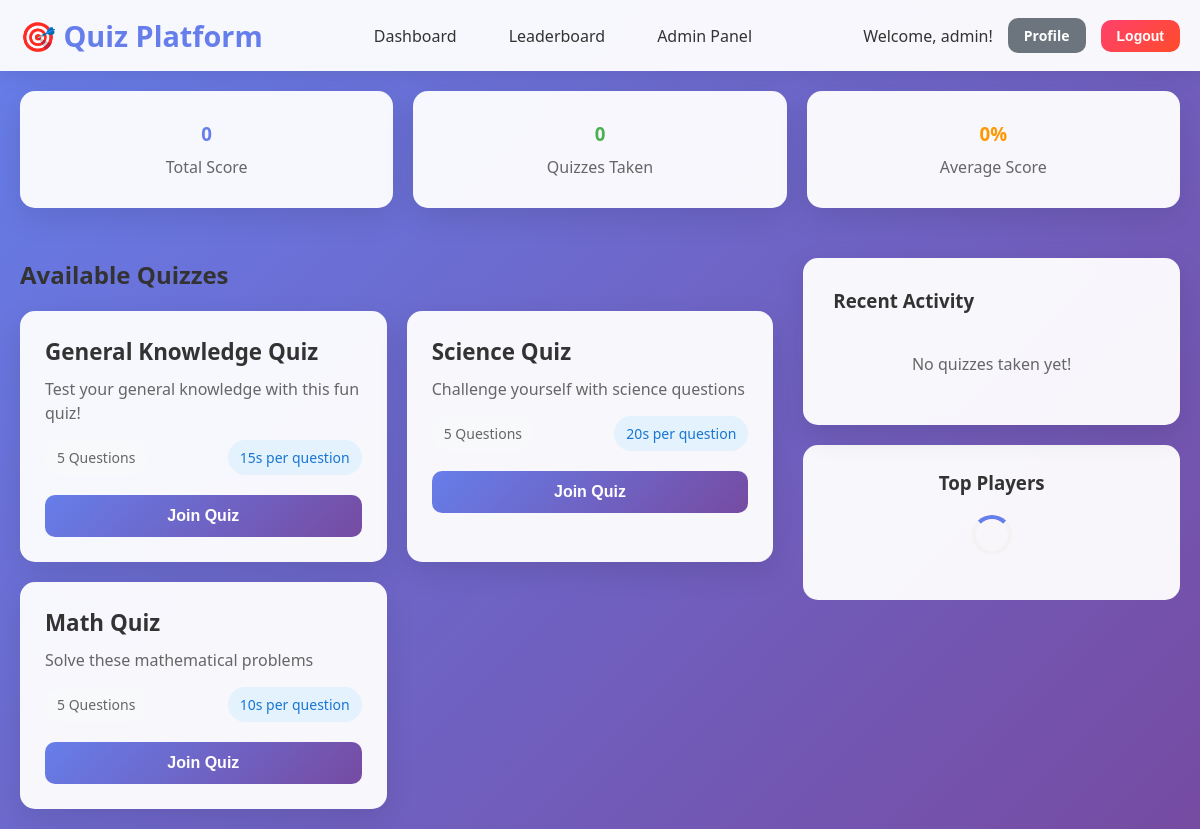
/dashboard.php (signed in), run on the app's committed database.
### tables this page shows
CREATE TABLE quizzes (
    id INT AUTO_INCREMENT PRIMARY KEY,
    title VARCHAR(200) NOT NULL,
    description TEXT,
    total_questions INT NOT NULL,
    time_per_question INT DEFAULT 15,
    is_active BOOLEAN DEFAULT TRUE,
    created_at TIMESTAMP DEFAULT CURRENT_TIMESTAMP
);

### config.php (called while the page is built, shortened)
<?php
function isAdmin() {
    return isset($_SESSION['role']) && $_SESSION['role'] === 'admin';
}
?>

### dashboard.php (the view, shortened to what this page needs)
<?php
require_once 'config.php';
try {
    $stmt = $pdo->prepare("SELECT COUNT(*) as total_quizzes FROM results WHERE user_id = ?");
    $stmt->execute([$_SESSION['user_id']]);
    $total_quizzes = $stmt->fetch()['total_quizzes'];
    $stmt = $pdo->prepare("SELECT AVG(score) as avg_score FROM results WHERE user_id = ?");
    $stmt->execute([$_SESSION['user_id']]);
    $avg_score = round($stmt->fetch()['avg_score'] ?? 0, 1);
    $stmt = $pdo->prepare("SELECT SUM(score) as total_score FROM results WHERE user_id = ?");
    $stmt->execute([$_SESSION['user_id']]);
    $total_score = $stmt->fetch()['total_score'] ?? 0;
    $stmt = $pdo->prepare("
        SELECT r.*, q.title as quiz_title
        FROM results r
        JOIN quizzes q ON r.quiz_id = q.id
        WHERE r.user_id = ?
        ORDER BY r.completed_at DESC
        LIMIT 5
    ");
    $stmt->execute([$_SESSION['user_id']]);
    $recent_results = $stmt->fetchAll();
} catch (PDOException $e) {
    $total_quizzes = 0;
    $avg_score = 0;
    $total_score = 0;
    $recent_results = [];
}
try {
    $stmt = $pdo->prepare("SELECT * FROM quizzes WHERE is_active = 1 ORDER BY created_at DESC");
    $stmt->execute();
    $quizzes = $stmt->fetchAll();
} catch (PDOException $e) {
    $quizzes = [];
}
?>
<!DOCTYPE html>
<html lang="en">
<head>
    <link rel="stylesheet" href="styles.css">
</head>
<body>
    <header class="header">
        <div class="header-content">
            <a href="dashboard.php" class="logo">🎯 Quiz Platform</a>
            <nav class="nav">
                <a href="dashboard.php">Dashboard</a>
                <a href="leaderboard.php">Leaderboard</a>
                <?php if (isAdmin()): ?>
                    <a href="admin.php">Admin Panel</a>
                <?php endif; ?>
            </nav>
            <div class="user-info">
                <span>Welcome, <?php echo htmlspecialchars($_SESSION['username']); ?>!</span>
                <a href="profile.php" class="btn btn-sm btn-secondary">Profile</a>
                <button onclick="logout()" class="btn btn-sm btn-danger">Logout</button>
            </div>
        </div>
    </header>
    <div class="container">
        <div style="display: grid; grid-template-columns: repeat(auto-fit, minmax(200px, 1fr)); gap: 20px; margin-bottom: 30px;">
            <div class="card" style="text-align: center;">
                <h3 style="color: #667eea; margin-bottom: 10px;"><?php echo $total_score; ?></h3>
                <p style="color: #666;">Total Score</p>
            </div>
            <div class="card" style="text-align: center;">
                <h3 style="color: #4caf50; margin-bottom: 10px;"><?php echo $total_quizzes; ?></h3>
                <p style="color: #666;">Quizzes Taken</p>
            </div>
            <div class="card" style="text-align: center;">
                <h3 style="color: #ff9800; margin-bottom: 10px;"><?php echo $avg_score; ?>%</h3>
                <p style="color: #666;">Average Score</p>
            </div>
        </div>
        <div style="display: grid; grid-template-columns: 2fr 1fr; gap: 30px;">
            <div>
                <h2 style="margin-bottom: 20px; color: #333;">Available Quizzes</h2>
                <div class="quiz-grid">
                    <?php foreach ($quizzes as $quiz): ?>
                        <div class="quiz-card" data-quiz-id="<?php echo $quiz['id']; ?>">
                            <div class="quiz-title"><?php echo htmlspecialchars($quiz['title']); ?></div>
                            <div class="quiz-description"><?php echo htmlspecialchars($quiz['description']); ?></div>
                            <div class="quiz-meta">
                                <div class="quiz-questions"><?php echo $quiz['total_questions']; ?> Questions</div>
                                <div class="quiz-time"><?php echo $quiz['time_per_question']; ?>s per question</div>
                            </div>
                            <button class="btn btn-primary" style="width: 100%;">Join Quiz</button>
                        </div>
                    <?php endforeach; ?>
                </div>
            </div>
            <div>
                <div class="card">
                    <h3 style="margin-bottom: 20px; color: #333;">Recent Activity</h3>
                    <?php if (empty($recent_results)): ?>
                        <p style="color: #666; text-align: center; padding: 20px;">No quizzes taken yet!</p>
                    <?php endif; ?>
                </div>
                <div class="leaderboard">
                    <h3 style="margin-bottom: 20px; color: #333;">Top Players</h3>
                    <div id="leaderboard">
                        <div class="spinner"></div>
                    </div>
                </div>
            </div>
        </div>
    </div>
</body>
</html>

### styles.css (style rules this page uses)
* { margin: 0; padding: 0; box-sizing: border-box; }
body { font-family: 'Segoe UI', Tahoma, Geneva, Verdana, sans-serif; background: linear-gradient(135deg, #667eea 0%, #764ba2 100%); min-height: 100vh; color: #333; }
.container { max-width: 1200px; margin: 0 auto; padding: 20px; }
.header { background: rgba(255, 255, 255, 0.95); backdrop-filter: blur(10px); padding: 1rem 0; box-shadow: 0 2px 20px rgba(0, 0, 0, 0.1); position: sticky; top: 0; z-index: 100; }
.header-content { display: flex; justify-content: space-between; align-items: center; max-width: 1200px; margin: 0 auto; padding: 0 20px; }
.logo { font-size: 1.8rem; font-weight: bold; color: #667eea; text-decoration: none; }
.nav { display: flex; gap: 20px; align-items: center; }
.nav a { text-decoration: none; color: #333; padding: 8px 16px; border-radius: 20px; transition: all 0.3s ease; }
.user-info { display: flex; align-items: center; gap: 15px; }
.card { background: rgba(255, 255, 255, 0.95); backdrop-filter: blur(10px); border-radius: 15px; padding: 30px; box-shadow: 0 10px 30px rgba(0, 0, 0, 0.1); margin-bottom: 20px; transition: transform 0.3s ease; }
.btn { padding: 12px 24px; border: none; border-radius: 10px; font-size: 16px; font-weight: 600; cursor: pointer; transition: all 0.3s ease; text-decoration: none; display: inline-block; text-align: center; }
.btn-primary { background: linear-gradient(135deg, #667eea 0%, #764ba2 100%); color: white; }
.btn-danger { background: linear-gradient(135deg, #ff416c 0%, #ff4b2b 100%); color: white; }
.btn-secondary { background: #6c757d; color: white; }
.btn-sm { padding: 8px 16px; font-size: 14px; }
.quiz-grid { display: grid; grid-template-columns: repeat(auto-fit, minmax(300px, 1fr)); gap: 20px; margin-top: 20px; }
.quiz-card { background: rgba(255, 255, 255, 0.95); border-radius: 15px; padding: 25px; box-shadow: 0 10px 30px rgba(0, 0, 0, 0.1); transition: all 0.3s ease; cursor: pointer; }
.quiz-title { font-size: 1.4rem; font-weight: bold; color: #333; margin-bottom: 10px; }
.quiz-description { color: #666; margin-bottom: 15px; line-height: 1.5; }
.quiz-meta { display: flex; justify-content: space-between; align-items: center; margin-bottom: 20px; }
.quiz-questions { background: #f8f9fa; padding: 8px 12px; border-radius: 20px; font-size: 14px; color: #666; }
.quiz-time { background: #e3f2fd; padding: 8px 12px; border-radius: 20px; font-size: 14px; color: #1976d2; }
.leaderboard { background: rgba(255, 255, 255, 0.95); border-radius: 15px; padding: 25px; margin-bottom: 20px; }
.leaderboard h3 { margin-bottom: 20px; color: #333; text-align: center; }
.spinner { border: 4px solid #f3f3f3; border-top: 4px solid #667eea; border-radius: 50%; width: 40px; height: 40px; animation: spin 1s linear infinite; margin: 20px auto; }

### data on the page
quizzes: title "General Knowledge Quiz", description "Test your general knowledge with this fun quiz!", total_questions "5", time_per_question "15"
quizzes: title "Science Quiz", description "Challenge yourself with science questions", total_questions "5", time_per_question "20"
quizzes: title "Math Quiz", description "Solve these mathematical problems", total_questions "5", time_per_question "10"

### other printed values
$_SESSION['username'] "admin"
$total_score "0"
$total_quizzes "0"
$avg_score "0"
